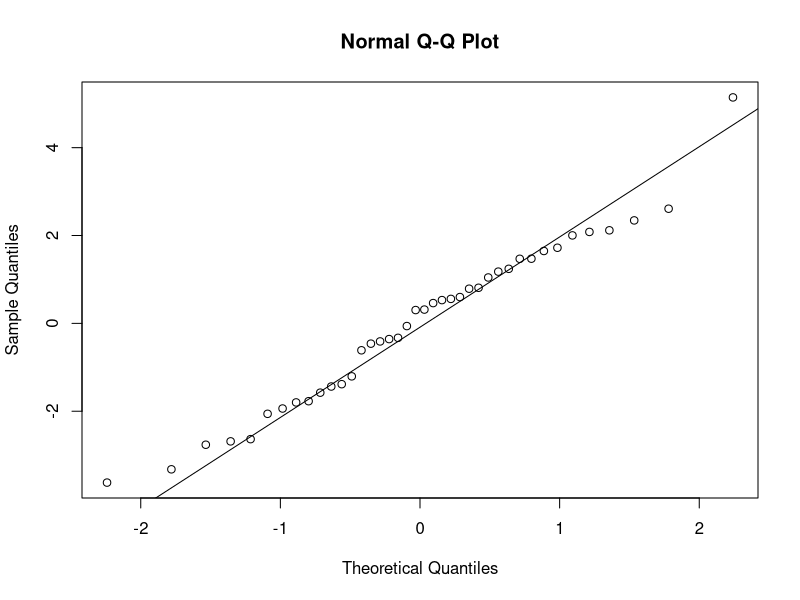
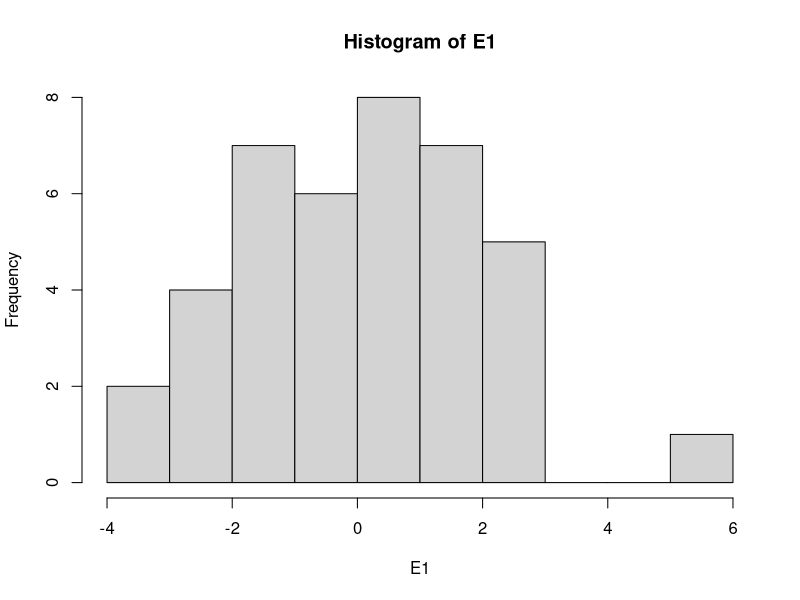
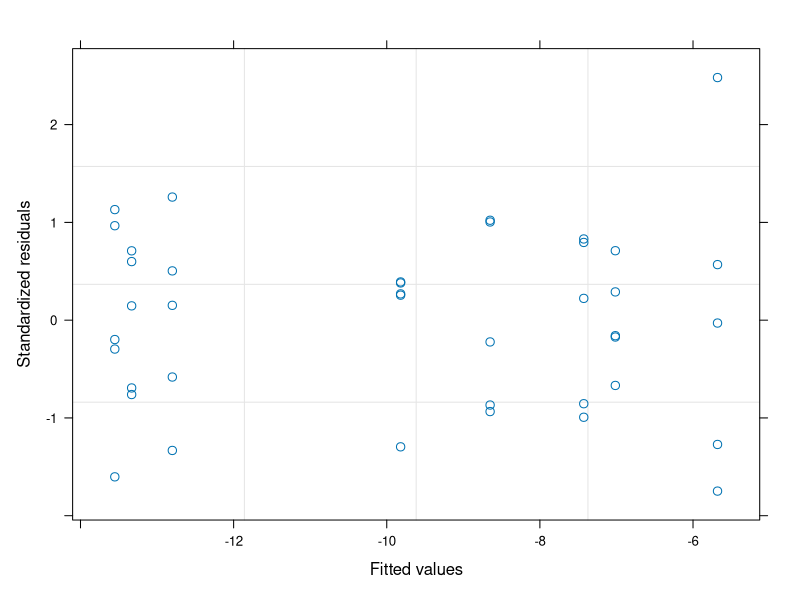

These figures' R source, in order: (Note: this script raises an error after producing the figures.)
#Author:  Clay Arango
#Creation date: 10-Feb-19
#Script to analyze NDS data from Summer 2018 WSB work with S. Roley and A. Alexiades

#packages
install.packages("nlme")
install.packages("nortest")
install.packages("dplyr")
install.packages("multcomp")
install.packages("MASS")
install.packages("ggplot2")
library(nlme)
library(nortest)
library(dplyr)
library(multcomp)
library(MASS)
library(ggplot2)

#Load data
roza_summer <- read.table(file="roza_summer.csv", header=T, sep=",")

#set variable
d = roza_summer

#evaluate data to make sure factors are correct
names(d)
unique(d$nutrient) #control, N, NP, NPSi, NSi, P, PSi, Si
unique(d$N) #should be 0 and 1
unique(d$P) #should be 0 and 1
unique(d$Si) #should be 0 and 1
unique(d$top) #should be "sponge" and "glass"
#if need to change, use recode function below. 
d$top<-recode(d$top, "cellulose" ="sponge")
str(d)

#convert N and P vand Si alues (0 or 1 for absence or presence) to factors
d$N<-as.factor(d$N)
d$P<-as.factor(d$P)
d$Si<-as.factor(d$Si)
str(d)

#subset data into gpp and cr response
d.cr = subset(d, top=="sponge", data=d)
d.gpp = subset(d, top=="glass", data=d)

#calculate nrr for cr
x = aggregate(d.cr[,8], list(d.cr$nutrient), mean, na.rm=T)
x
d.cr$cr.nrr = d.cr$cr.area/-9.818856 #is there a prettier way to do this?

#calculate nrr for gpp
x = aggregate(d.gpp[,9], list(d.gpp$nutrient), mean, na.rm=T)
x
d.gpp$gpp.nrr = d.gpp$gpp.area/4.059326 #is there a prettier way to do this?

############################################################
#analyze RESPIRATION data
############################################################

M1<-gls(cr.area~N*P*Si, data=d.cr, na.action=na.omit)
E1<-residuals(M1)
qqnorm(E1)
qqline(E1)
ad.test(E1)
   #residuals are normally distributed
hist(E1)  
plot(M1)

plot(filter(d.cr, !is.na(cr.area)) %>% dplyr::select(nutrient), 
     E1, xlab="nutrient", ylab="Residuals")
bartlett.test(cr.area~nutrient, data=d.cr)
   #variance test OK

anova(M1)
  
x <- group_by(d.cr, nutrient) %>%  # Grouping function causes subsequent functions to aggregate by season and reach
  summarize(cr.mean = abs(mean(cr.area, na.rm = TRUE)), # na.rm = TRUE to remove missing values
            cr.sd=abs(sd(cr.area, na.rm = TRUE)),  # na.rm = TRUE to remove missing values
            n = sum(!is.na(cr.area)), # of observations, excluding NAs. 
            cr.se=cr.sd/sqrt(n))

ggplot(data=x, aes(x=nutrient, y=cr.mean)) + 
  geom_bar(stat="identity", position=position_dodge(), color = "black") + 
  geom_errorbar(aes(ymin=cr.mean, ymax=cr.mean+cr.se), width=0.2, 
                position=position_dodge(0.9)) + 
  xlab("Nutrient") +
  ylab(expression(Respiration~(ug~O[2]~m^{-2}~h^{-1}))) +
  ylim(0,20) +
  labs(fill="Light") +
  theme_bw() +
  theme(panel.grid.major=element_blank(),
        panel.grid.minor=element_blank(),
        legend.title=element_text(size=6),
        legend.key=element_blank(), 
        legend.position=c(0.5,0.95), 
        legend.text=element_text(size=8), 
        legend.background=element_blank(), 
        legend.direction="horizontal", 
        legend.key.size=unit(0.3, "cm"), 
        axis.title.y=element_text(size=8), 
        axis.title.x=element_text(size=8), 
        axis.text.x=element_text(size=8))

#ggsave('output/figures/Roza_summer.tiff',
#       units="in",
#       width=3.25,
#       height=3.25,
#       dpi=1200,
#       compression="lzw")

#summarize nrr
x <- group_by(d.cr, nutrient) %>%  # Grouping function causes subsequent functions to aggregate by season and reach
  summarize(cr.mean = abs(mean(cr.nrr, na.rm = TRUE)), # na.rm = TRUE to remove missing values
            cr.sd=abs(sd(cr.nrr, na.rm = TRUE)),  # na.rm = TRUE to remove missing values
            n = sum(!is.na(cr.nrr)), # of observations, excluding NAs. 
            cr.se=cr.sd/sqrt(n))

############################################################
#analyze the PRODUCTION data
############################################################

M1<-gls(gpp.area~N*P*Si, data=d.gpp, na.action=na.omit) 
E1<-residuals(M1)
qqnorm(E1)
qqline(E1)
ad.test(E1)
   #residuals are normal

hist(E1, xlab="residuals", main="")
plot(M1)

plot(filter(d.gpp, !is.na(gpp.area)) %>% dplyr::select(nutrient), 
     E1, xlab="nutrient", ylab="Residuals")
bartlett.test(gpp.area~nutrient, data=d.gpp)
   #OK

anova(M1)
  
x <- group_by(d.gpp, nutrient) %>%  # Grouping function causes subsequent functions to aggregate by season and reach
  summarize(gpp.mean = abs(mean(gpp.area, na.rm = TRUE)), # na.rm = TRUE to remove missing values
            gpp.sd=abs(sd(gpp.area, na.rm = TRUE)),  # na.rm = TRUE to remove missing values
            n = sum(!is.na(gpp.area)), # of observations, excluding NAs. 
            gpp.se=gpp.sd/sqrt(n))

ggplot(data=x, aes(x=nutrient, y=gpp.mean)) + 
  geom_bar(stat="identity", position=position_dodge(), color = "black") + 
  geom_errorbar(aes(ymin=gpp.mean, ymax=gpp.mean+gpp.se), width=0.2, 
                position=position_dodge(0.9)) + 
  xlab("Nutrient") +
  ylab(expression(Production~(ug~O[2]~m^{-2}~h^{-1}))) +
  labs(fill="Light") +
  theme_bw() +
  theme(panel.grid.major=element_blank(),
        panel.grid.minor=element_blank(), 
        legend.title=element_text(size=6), 
        legend.key=element_blank(),  
        legend.position=c(0.5,0.95),  
        legend.text=element_text(size=8),  
        legend.background=element_blank(),  
        legend.direction="horizontal",  
        legend.key.size=unit(0.3, "cm"),  
        axis.title.y=element_text(size=8),  
        axis.title.x=element_text(size=8),  
        axis.text.x=element_text(size=8))

#ggsave('output/figures/gppByNutrient.tiff',
#       units="in",
#       width=3.25,
#       height=3.25,
#       dpi=1200,
#       compression="lzw")

#summarize nrr
x <- group_by(d.gpp, nutrient) %>%  # Grouping function causes subsequent functions to aggregate by season and reach
  summarize(gpp.mean = abs(mean(gpp.nrr, na.rm = TRUE)), # na.rm = TRUE to remove missing values
            gpp.sd=abs(sd(gpp.nrr, na.rm = TRUE)),  # na.rm = TRUE to remove missing values
            n = sum(!is.na(gpp.nrr)), # of observations, excluding NAs. 
            gpp.se=gpp.sd/sqrt(n))

#BELOW HERE IS NOT EDITED





############################################################
#analyze the CHL-A biomass on disks

M1<-gls(chla~N*P*light, data=roza_sum.chla, na.action=na.omit)
E1<-residuals(M1)
qqnorm(E1)
qqline(E1)
ad.test(E1)
  #residuals look bad (p=0.001)
hist(E1)
plot(M1)

vf1 = varIdent(form = ~ 1|N*P)
vf2 = varIdent(form = ~ 1|light)
vf3 = varIdent(form = ~ 1|N*P*light)
vf4 = varPower(form = ~ fitted(.)) 
vf5 = varExp(form = ~ fitted(.))
vf6 = varConstPower(form = ~ fitted(.))
vf7 = varExp(form = ~ fitted(.)|nutrient)

M2<-gls(chla~N*P*light, data=roza_sum.chla, na.action=na.omit, weights=vf1)
M3<-gls(chla~N*P*light, data=roza_sum.chla, na.action=na.omit, weights=vf2)
M4<-gls(chla~N*P*light, data=roza_sum.chla, na.action=na.omit, weights=vf3)
M5<-gls(chla~N*P*light, data=roza_sum.chla, na.action=na.omit, weights=vf4)
M6<-gls(chla~N*P*light, data=roza_sum.chla, na.action=na.omit, weights=vf5)
M7<-gls(chla~N*P*light, data=roza_sum.chla, na.action=na.omit, weights=vf6)
M8<-gls(chla~N*P*light, data=roza_sum.chla, na.action=na.omit, weights=vf7)

anova(M1,M2,M3,M4,M5,M6,M7,M8)

#M3 is best on AIC

E3<-residuals(M3)
qqnorm(E3)
qqline(E3)
ad.test(E3)
#residuals are not normal (p=0.001)
hist(E3, xlab="residuals", main="")
plot(M3)
  #hist and plot look good

plot(filter(roza_sum.chla, !is.na(chla)) %>% dplyr::select(light), 
     E3, xlab="light", ylab="Residuals")
bartlett.test(chla~light, data=roza_sum.chla)

plot(filter(roza_sum.chla, !is.na(chla)) %>% dplyr::select(nutrient), 
     E3, xlab="nutrient", ylab="Residuals")
bartlett.test(chla~nutrient, data=roza_sum.chla)

anova(M3)

#light is significant and N and P separately interact with light

x<-roza_sum.chla[complete.cases(roza_sum.chla$chla),]

with(x, 
     interaction.plot(nutrient,light,chla, 
                      ylim=c(0,1.5),lty=c(1,12),lwd=2,ylab="Chlorophyll a", 
                      xlab="Nutrient", trace.label="Light"))

x <- group_by(roza_sum.chla, nutrient, light) %>%  # Grouping function causes subsequent functions to aggregate by season and reach
  summarize(chla.mean = mean(chla, na.rm = TRUE), # na.rm = TRUE to remove missing values
            chla.sd=sd(chla, na.rm = TRUE),  # na.rm = TRUE to remove missing values
            n = sum(!is.na(chla)), # of observations, excluding NAs. 
            chla.se=chla.sd/sqrt(n))

ggplot(data=x, 
       aes(x=nutrient, y=chla.mean, fill=light)) + 
  geom_bar(stat="identity", position=position_dodge(), color = "black") + 
  geom_errorbar(aes(ymin=chla.mean, ymax=chla.mean+chla.se), width=0.2, 
                position=position_dodge(0.9)) + 
  scale_fill_manual(values=c("white","black")) +
  xlab("Nutrient") +
  ylab(expression(Chlorophyll~a~(ug~cm^{-2}))) +
  ylim(0,1.7) +
  labs(fill="Light") +
  theme_bw() +
  theme(panel.grid.major=element_blank(), 
        panel.grid.minor=element_blank(), 
        legend.title=element_text(size=6), 
        legend.key=element_blank(), 
        legend.position=c(0.5,0.95), 
        legend.text=element_text(size=8), 
        legend.background=element_blank(), 
        legend.direction="horizontal", 
        legend.key.size=unit(0.3, "cm"), 
        axis.title.y=element_text(size=8), 
        axis.title.x=element_text(size=8), 
        axis.text.x=element_text(size=8))

ggsave('output/figures/chlaByNutrientLight.tiff',
       units="in",
       width=3.25,
       height=3.25,
       dpi=1200,
       compression="lzw")



############################################################
############################################################
#calculate nrr mean and standard error
x1 <- group_by(roza_sum, nutrient, light) %>%  # Grouping function causes subsequent functions to aggregate by season and reach
  summarize(chla.nrr.mean = mean(chla.nrr, na.rm = TRUE), # na.rm = TRUE to remove missing values
            chla.nrr.sd=sd(chla.nrr, na.rm = TRUE),  # na.rm = TRUE to remove missing values
            chla.n = sum(!is.na(chla.nrr)), # of observations, excluding NAs. 
            chla.nrr.se=chla.nrr.sd/sqrt(chla.n))


x2 <- group_by(roza_sum, nutrient, light) %>%  # Grouping function causes subsequent functions to aggregate by season and reach
  summarize(gpp.nrr.mean = mean(gpp.nrr, na.rm = TRUE), # na.rm = TRUE to remove missing values
            gpp.nrr.sd=sd(gpp.nrr, na.rm = TRUE),  # na.rm = TRUE to remove missing values
            gpp.n = sum(!is.na(gpp.nrr)), # of observations, excluding NAs. 
            gpp.nrr.se=gpp.nrr.sd/sqrt(gpp.n))

x3 <- group_by(roza_sum, nutrient, light) %>%  # Grouping function causes subsequent functions to aggregate by season and reach
  summarize(cr.nrr.mean = mean(cr.nrr, na.rm = TRUE), # na.rm = TRUE to remove missing values
            cr.nrr.sd=sd(cr.nrr, na.rm = TRUE),  # na.rm = TRUE to remove missing values
            cr.n = sum(!is.na(cr.nrr)), # of observations, excluding NAs. 
            cr.nrr.se=cr.nrr.sd/sqrt(cr.n))

roza_sum.nrr<-cbind(x1,x2,x3)
roza_sum.nrr <- roza_sum.nrr[, !duplicated(colnames(roza_sum.nrr))]
write.csv(roza_sum.nrr, "roza_sum.nrr.csv")
